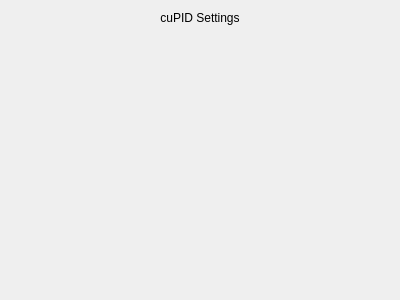
<?xml version="1.0" encoding="UTF-8"?>
<ui version="4.0">
 <class>SettingsWidget</class>
 <widget class="QWidget" name="SettingsWidget">
  <property name="geometry">
   <rect>
    <x>0</x>
    <y>0</y>
    <width>400</width>
    <height>300</height>
   </rect>
  </property>
  <property name="windowTitle">
   <string>Form</string>
  </property>
  <layout class="QGridLayout" name="gridLayout">
   <item row="0" column="0">
    <layout class="QVBoxLayout" name="verticalLayout">
     <item>
      <widget class="QLabel" name="lblSettings">
       <property name="text">
        <string>cuPID Settings</string>
       </property>
       <property name="alignment">
        <set>Qt::AlignCenter</set>
       </property>
      </widget>
     </item>
     <item>
      <spacer name="verticalSpacer">
       <property name="orientation">
        <enum>Qt::Vertical</enum>
       </property>
       <property name="sizeHint" stdset="0">
        <size>
         <width>20</width>
         <height>40</height>
        </size>
       </property>
      </spacer>
     </item>
    </layout>
   </item>
  </layout>
 </widget>
 <resources/>
 <connections/>
</ui>
